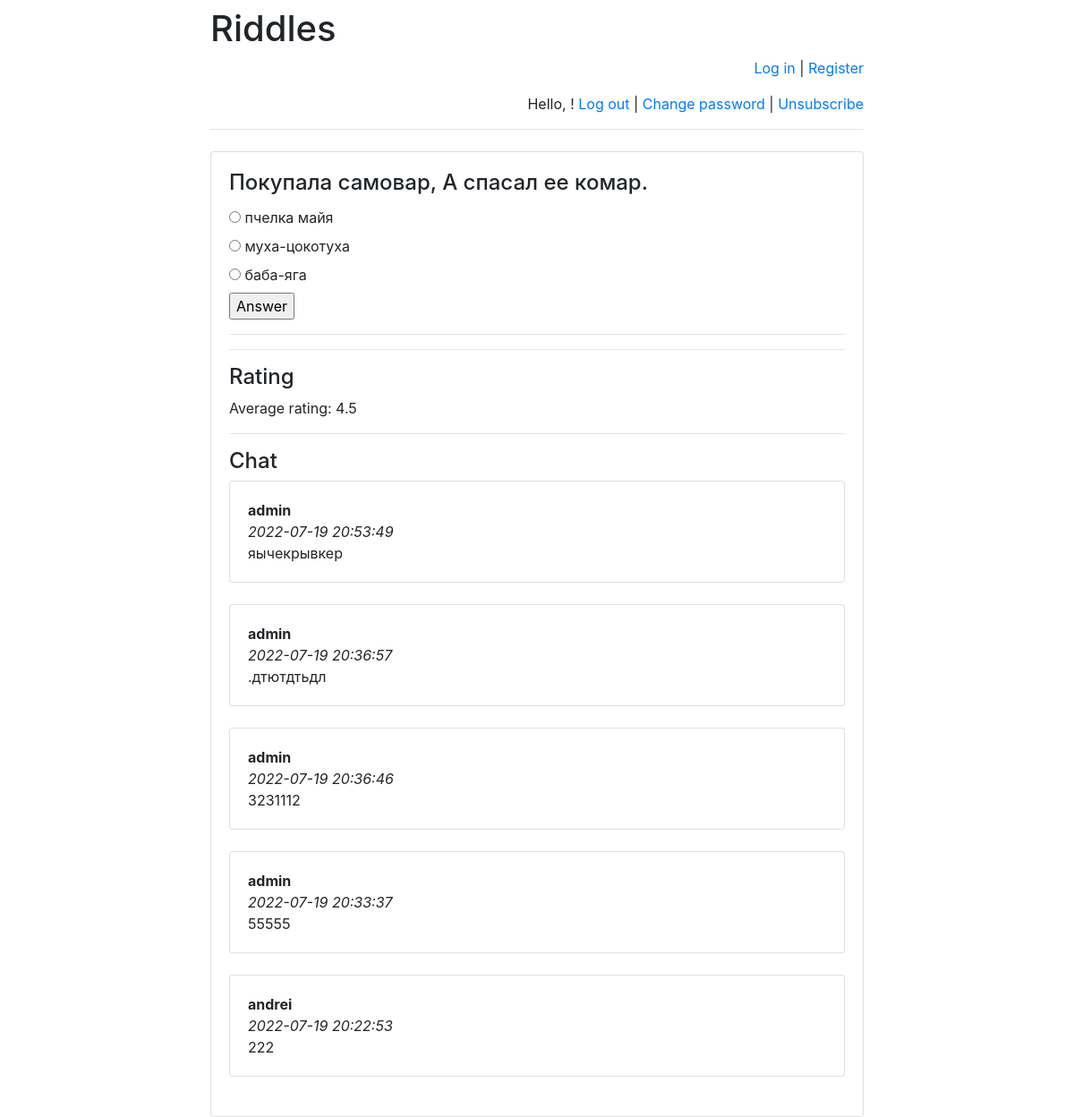
/riddles/2/, run on the app's committed database.
### riddles/models.py (models this page shows)
class Riddle(models.Model):
    riddle_text = models.CharField(max_length=255)
    pub_date = models.DateTimeField('date published')

class Option(models.Model):
    riddle = models.ForeignKey(Riddle, on_delete=models.CASCADE)
    text = models.CharField(max_length=255)
    correct = models.BooleanField(default=False)

class Message(models.Model):
    chat = models.ForeignKey(
        Riddle,
        verbose_name='Чат под загадкой',
        on_delete=models.CASCADE)
    author = models.ForeignKey(
        User,
        verbose_name='Пользователь', on_delete=models.CASCADE)
    message = models.TextField('Сообщение')
    pub_date = models.DateTimeField(
        'Дата сообщения',
        default=timezone.now)

### riddles/views.py (the view)
# urls.py: re_path(r'^([0-9]+)/$', views.detail, name='detail'),
def detail(request, riddle_id):
    error_message = None
    if "error_message" in request.GET:
        error_message = request.GET["error_message"]
    ordered_option_set = \
        list(Option.objects.filter(riddle_id=riddle_id))
    option_iter = \
        numpy.random.permutation(len(ordered_option_set))
    option_set = []
    for num in option_iter:
        option_set.append(ordered_option_set[num])
    return render(
        request,
        "answer.html",
        {
            "option_set": option_set,
            "riddle": get_object_or_404(
                Riddle, pk=riddle_id),
            "error_message": error_message,
            "latest_messages":
                Message.objects
                    .filter(chat_id=riddle_id)
                    .order_by('-pub_date')[:5],
            "already_rated_by_user":
                Mark.objects
                    .filter(author_id=request.user.id)
                    .filter(riddle_id=riddle_id)
                    .count(),
            "user_rating":
                Mark.objects
                    .filter(author_id=request.user.id)
                    .filter(riddle_id=riddle_id)
                    .aggregate(Avg('mark'))
                    ["mark__avg"],
            "avg_mark":
                Mark.objects
                    .filter(riddle_id=riddle_id)
                    .aggregate(Avg('mark'))
                    ["mark__avg"]
        }
    )

### templates/answer.html (shortened to what this page needs)
{% extends 'base.html' %}
{% block main %}
<h4 class="card-title">{{ riddle.riddle_text }}</h4>
<form action="answer/" method="post">
    {% for option in option_set %}
        <input type="radio"
               name="option"
               id="option{{ forloop.counter }}"
               value="{{ option.id }}"/>
        <label for="option{{ forloop.counter }}">
            {{ option.text }}
        </label><br>
    {% endfor %}
    <input type="submit" value="Answer"/>
</form>
<hr>
    <hr>
<h4>Rating</h4>
    <p>Average rating:
        <span id="avg_mark_span">
            {{ avg_mark }}
        </span>
    </p>
<hr>
<h4>Chat</h4>
<div id="history">
    {% for message in latest_messages %}
        <div class="card">
        <div class="card-body">
            <strong>
                {{ message.author.username }}
            </strong>
            <br/>
            <em>
                {{ message.pub_date|date:'Y-m-d H:i:s' }}
            </em>
            <br/>
            {{ message.message }}
        </div>
        </div>
        <br/>
    {% endfor %}
</div>
{% endblock %}

### data on the page
Riddle: riddle_text "Покупала самовар, А спасал ее комар."
Option: text "пчелка майя"
Option: text "муха-цокотуха"
Option: text "баба-яга"
Message: author.username "admin", pub_date "2022-07-19 20:53:49", message "яычекрывкер"
Message: author.username "admin", pub_date "2022-07-19 20:36:57", message ".дтютдтьдл"
Message: author.username "admin", pub_date "2022-07-19 20:36:46", message "3231112"
Message: author.username "admin", pub_date "2022-07-19 20:33:37", message "55555"
Message: author.username "andrei", pub_date "2022-07-19 20:22:53", message "222"

### other printed values
{{ avg_mark }} "4.5"
